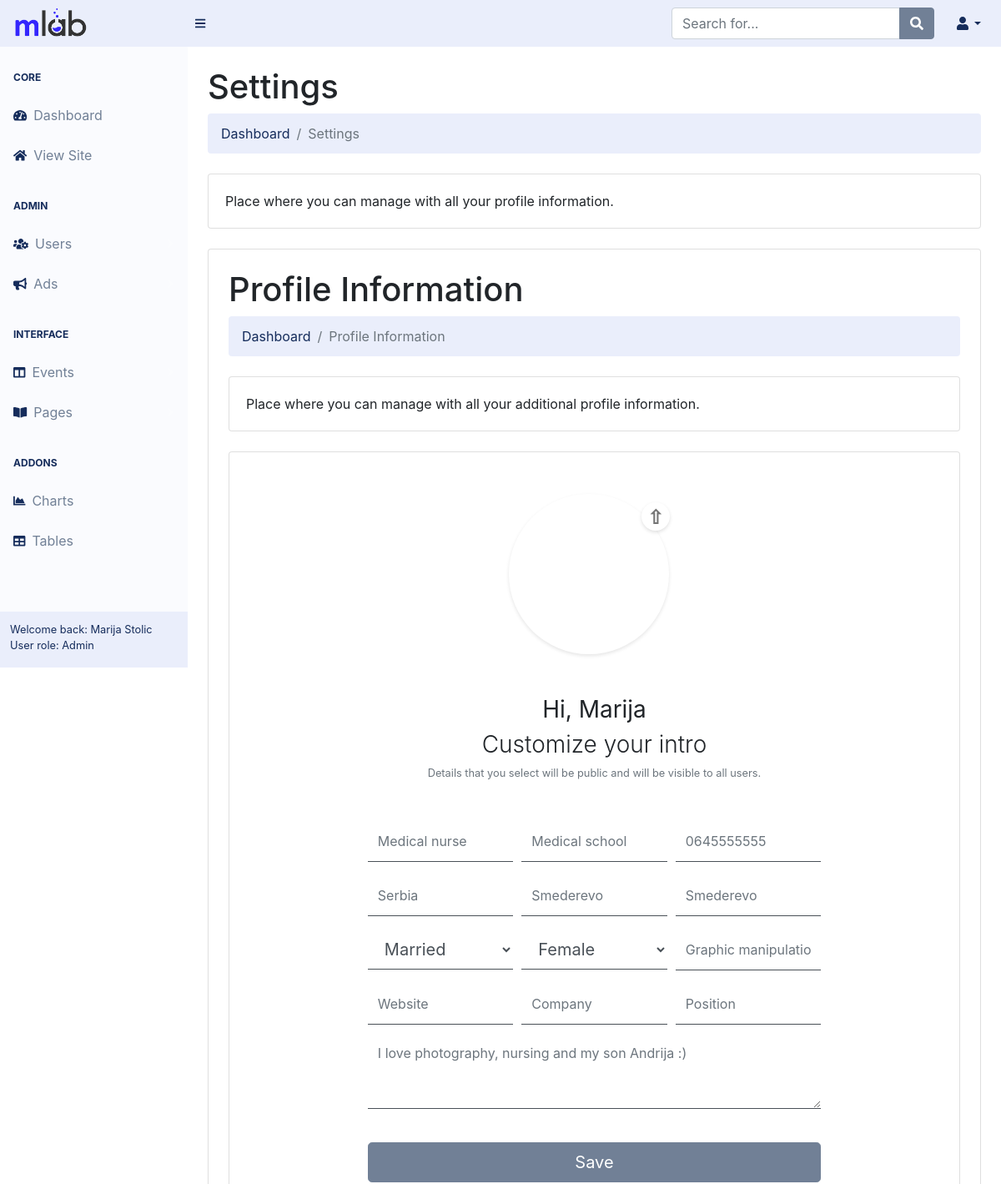
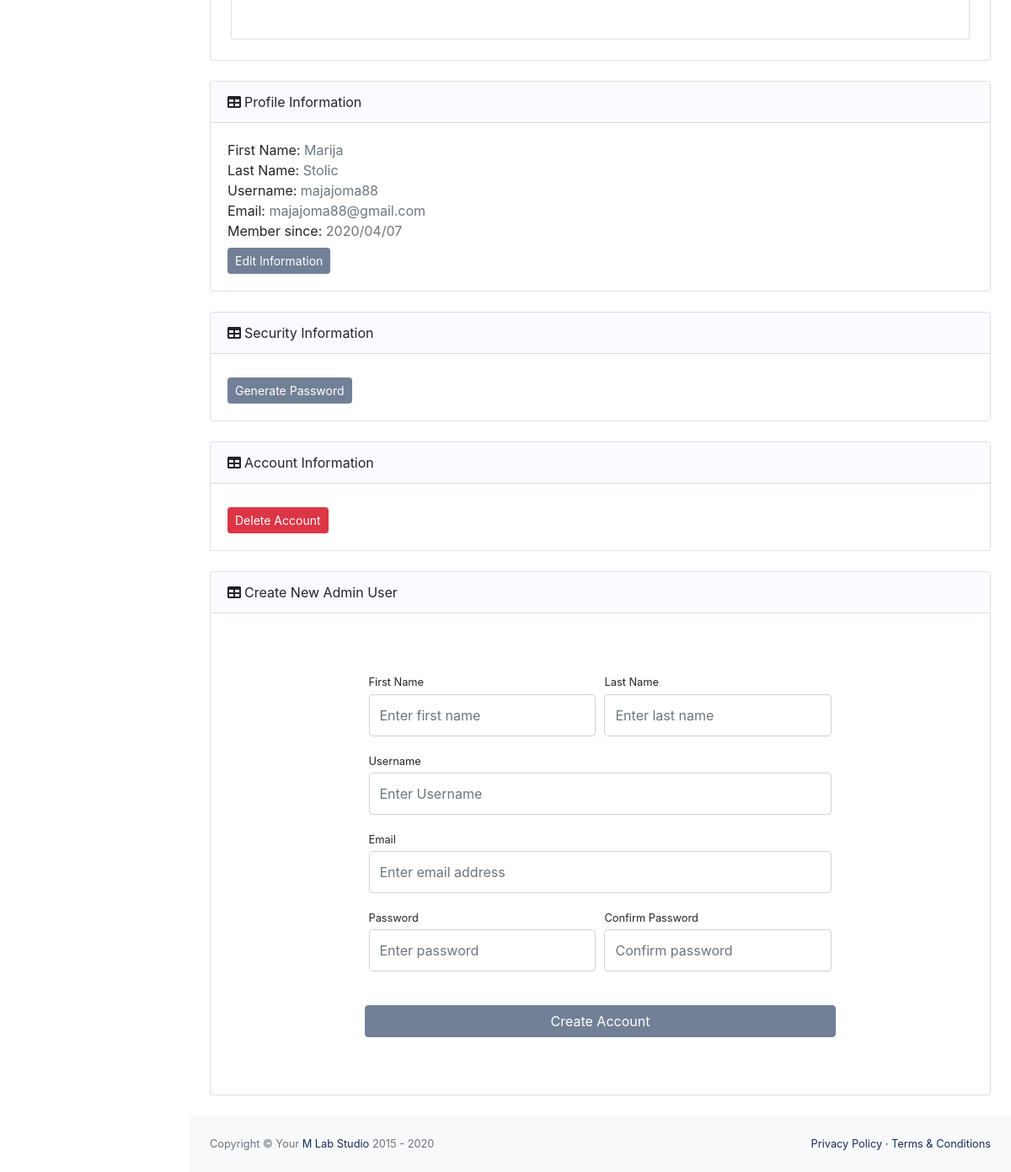
/backend/pages/profile-settings.php (signed in), run on the app's committed database (2 pictures, top to bottom).
### tables this page shows
CREATE TABLE `users` (
  `id` int(255) NOT NULL,
  `fname` varchar(20) NOT NULL,
  `lname` varchar(20) NOT NULL,
  `username` varchar(100) NOT NULL,
  `email` varchar(100) NOT NULL,
  `password` varchar(100) NOT NULL,
  `profile_image` varchar(100) NOT NULL,
  `work` varchar(50) NOT NULL,
  `education` varchar(50) NOT NULL,
  `phone_number` varchar(30) NOT NULL,
  `state` varchar(30) NOT NULL,
  `current_city` varchar(30) NOT NULL,
  `home_town` varchar(30) NOT NULL,
  `relationship_status` varchar(30) NOT NULL,
  `gender` varchar(30) NOT NULL,
  `hobbies` varchar(100) NOT NULL,
  `website` varchar(30) NOT NULL,
  `company` varchar(30) NOT NULL,
  `position` varchar(30) NOT NULL,
  `bio` varchar(250) NOT NULL,
  `date` timestamp NOT NULL DEFAULT current_timestamp(),
  `user_role` int(10) NOT NULL
);

### backend/config/Db.php (called while the page is built)
<?php
$dbhost = 'localhost';
$dbuser = 'root';
$dbpass = '';
$dbname = 'app';
$db = new Database($dbhost, $dbuser, $dbpass, $dbname);

### backend/config/Database.php (called while the page is built, shortened)
<?php
require_once 'Db.php';
class Database
{
    public $connection;
    protected $query;
    public function __construct($dbhost = 'localhost', $dbuser = 'root', $dbpass = '', $dbname = 'app', $charset = 'utf8')
    {
        $this->connection = new mysqli($dbhost, $dbuser, $dbpass, $dbname);
        $this->connection->set_charset($charset);
    }
    public function query($query)
    {
        if ($this->query = $this->connection->prepare($query)) {
            if (func_num_args() > 1) {
                $x = func_get_args();
                $args = array_slice($x, 1);
                $types = '';
                $args_ref = array();
                foreach ($args as $k => &$arg) {
                    if (is_array($args[$k])) {
                        foreach ($args[$k] as $j => &$a) {
                            $types .= $this->_gettype($args[$k][$j]);
                            $args_ref[] = &$a;
                        }
                    } else {
                        $types .= $this->_gettype($args[$k]);
                        $args_ref[] = &$arg;
                    }
                }
                array_unshift($args_ref, $types);
                call_user_func_array(array($this->query, 'bind_param'), $args_ref);
            }
            $this->query->execute();
        } else {
            $this->error('Unable to prepare MySQL statement (check your syntax) - ' . $this->connection->error);
        }
        return $this;
    }
    public function fetchAll($callback = null)
    {
        $params = array();
        $row = array();
        $meta = $this->query->result_metadata();
        while ($field = $meta->fetch_field()) {
            $params[] = &$row[$field->name];
        }
        call_user_func_array(array($this->query, 'bind_result'), $params);
        $result = array();
        while ($this->query->fetch()) {
            $r = array();
            foreach ($row as $key => $val) {
                $r[$key] = $val;
            }
            if ($callback != null && is_callable($callback)) {
                $value = call_user_func($callback, $r);
                if ($value == 'break') break;
            } else {
                $result[] = $r;
            }
        }
        $this->query_closed = TRUE;
        return $result;
    }
    private function _gettype($var)
    {
        if (is_string($var)) return 's';
        if (is_int($var)) return 'i';
        return 'b';
    }
}

### backend/src/templates/template-parts/setting-page/additional-profile-information/additional-profile-information.php (called while the page is built, shortened)
<?php
include 'additional-profile-information-form.php';

### backend/config/Localization.php (called while the page is built, shortened)
<?php
class Localization
{
    static public function localizationString( string $select ): string
    {
        return self::$strings [ $select ] ?? '';
    }
    static private $strings = array(
        'customize'                         => 'Customize your intro',
        'detail_user'                       => 'Details that you select will be public and will be visible to all users.',
        'profile_information'               => 'Profile Information',
        'dashboard_breadcrumb'              => 'Dashboard',
        'profile_information_breadcrumb'    => 'Profile Information',
        'info_additional_information'       => 'Place where you can manage with all your additional profile information.',
        'relationship_status'               => 'Relationship status',
        'single'                            => 'Single',
        'in_relationship'                   => 'In a Relationship',
        'engaded'                           => 'Engaded',
        'married'                           => 'Married',
        'civil_partnership'                 => 'In a civil partnership',
        'domestic_partnership'              => 'In a domestic partnership',
        'open_partnership'                  => 'In a open relationship',
        'complicated'                       => 'It\'s complicated',
        'separated'                         => 'Separated',
        'divorced'                          => 'Divorced',
        'widowed'                           => 'Widowed',
        'gender'                            => 'Gender',
        'male'                              => 'Male',
        'female'                            => 'Female',
        'custom'                            => 'Custom',
        'not_to_say'                        => 'Prefer not to say',
    );
}

### backend/config/Functions.php (called while the page is built, shortened)
<?php
class Functions
{
    public function selectQuery($path, $dataQuery, $index, $placeholderIndex)
    {
        if (!empty($path)) :
            if (!empty($dataQuery[$index])) : return $path.$dataQuery[$index]; else : return $placeholderIndex; endif;
        else :
            if (!empty($dataQuery[$index])) : return $dataQuery[$index]; else : return $placeholderIndex; endif;
        endif;
    }
}
$function = new Functions();

### backend/src/templates/template-parts/setting-page/additional-profile-information/additional-profile-information-form.php (the view, shortened to what this page needs)
<?php
$username = $_SESSION['username'];
$selectAddProfile = $db->query('SELECT profile_image, work, education, phone_number, state, current_city, home_town, relationship_status, gender, hobbies, website, company, position, bio FROM users WHERE username = ?', $username)->fetchAll();
foreach ($selectAddProfile as $profile) {  ?>
<div class="container-fluid">
    <h1 class="mt-4"><?= Localization::localizationString('profile_information') ?></h1>
    <ol class="breadcrumb mb-4">
        <li class="breadcrumb-item"><a href="../../../../../../index.php"><?= Localization::localizationString('dashboard_breadcrumb') ?></a></li>
        <li class="breadcrumb-item active"><?= Localization::localizationString('profile_information_breadcrumb');?></li>
    </ol>
    <div class="card mb-4">
        <div class="card-body"><?= Localization::localizationString('info_additional_information') ?></div>
    </div>
    <div class="card mb-4">
        <div class="container">
            <div class="row justify-content-center">
                <div class="col-lg-8 mb-5">
                    <div class="border-0 rounded-lg mt-5">
                        <form class="md-form" method="post" enctype="multipart/form-data">
                            <?php include '../src/templates/auth/login/login.php'; ?>
                            <div class="container">
                                <div class="avatar-upload">
                                    <div class="avatar-edit">
                                        <label for="imageUpload"></label>
                                    </div>
                                    <div class="avatar-preview">
                                        <div id="imagePreview" style="background-image: url('<?= $function->selectQuery('../pages/assets/img/uploaded_image/', $profile, 'profile_image', '../pages/assets/img/brands/avatar.png') ?>');">
                                        </div>
                                    </div>
                                </div>
                            </div>
                            <h3 class="text-center font-weight-normal">Hi, <?= $_SESSION['fname'] ?></h3>
                            <h3 class="text-center font-weight-light"><?= Localization::localizationString ( 'customize' ); ?></h3>
                            <small id="username" class="text-center form-text text-muted mb-5"><?= Localization::localizationString ( 'detail_user' ); ?></small>
                            <div class="form-row">
                                <div class="col-md-4">
                                    <div class="form-group">
                                        <input class="form-control py-4 bottom-border" id="work" type="text" name="work" placeholder="<?= $function->selectQuery('', $profile, 'work', 'Work') ?>" required/>
                                    </div>
                                </div>
                                <div class="col-md-4">
                                    <div class="form-group">
                                        <input class="form-control py-4 bottom-border" id="education" type="text" name="education" placeholder="<?= $function->selectQuery('', $profile, 'education', 'Education') ?>" required />
                                    </div>
                                </div>
                                <div class="col-md-4">
                                    <div class="form-group">
                                        <input class="form-control py-4 bottom-border" id="phoneNumber" type="tel" name="phoneNumber" placeholder="<?= $function->selectQuery('', $profile, 'phone_number', 'Phone Number') ?>" />
                                    </div>
                                </div>
                            </div>
                            <div class="form-row">
                                <div class="col-md-4">
                                    <div class="form-group">
                                        <input class="form-control py-4 bottom-border" id="state" type="text" name="state" placeholder="<?= $function->selectQuery('', $profile, 'state', 'State') ?>" required />
                                    </div>
                                </div>
                                <div class="col-md-4">
                                    <div class="form-group">
                                        <input class="form-control py-4 bottom-border" id="currentCity" type="text" name="currentCity" placeholder="<?= $function->selectQuery('', $profile, 'current_city', 'Current City') ?>" required />
                                    </div>
                                </div>
                                <div class="col-md-4">
                                    <div class="form-group">
                                        <input class="form-control py-4 bottom-border" id="homeTown" type="text" name="homeTown" placeholder="<?= $function->selectQuery('', $profile, 'home_town', 'Home Town') ?>"  required/>
                                    </div>
                                </div>
                            </div>
                            <div class="form-row">
                                <div class="col-md-4">
                                    <select class="form-control form-control-lg bottom-border" id="relationshipStatus" name="relationshipStatus[]" required>
                                        <option value=""><?= $function->selectQuery('', $profile, 'relationship_status', Localization::localizationString('relationship_status')); ?></option>
                                    </select>
                                </div>
                                <div class="col-md-4">
                                    <select class="form-control form-control-lg bottom-border" id="gender" name="gender[]" required>
                                        <option value=""><?= $function->selectQuery('', $profile, 'gender', Localization::localizationString('gender')); ?></option>
                                    </select>
                                </div>
                                <div class="col-md-4">
                                    <div class="form-group">
                                        <input class="form-control py-4 bottom-border" id="hobbies" type="text" name="hobbies" placeholder="<?= $function->selectQuery('', $profile, 'hobbies', 'Hobbies') ?>" required />
                                    </div>
                                </div>
                            </div>
                            <div class="form-row">
                                <div class="col-md-4">
                                    <div class="form-group">
                                        <input class="form-control py-4 bottom-border" id="website" type="text" name="website" placeholder="<?= $function->selectQuery('', $profile, 'website', 'Website') ?>" />
                                    </div>
                                </div>
                                <div class="col-md-4">
                                    <div class="form-group">
                                        <input class="form-control py-4 bottom-border" id="company" type="text" name="company" placeholder="<?= $function->selectQuery('', $profile, 'company', 'Company') ?>" />
                                    </div>
                                </div>
                                <div class="col-md-4">
                                    <div class="form-group">
                                        <input class="form-control py-4 bottom-border" id="position" type="text" name="position" placeholder="<?= $function->selectQuery('', $profile, 'position', 'Position') ?>" />
                                    </div>
                                </div>
                            </div>
                            <div class="form-row">
                                <div class="col-md-12">
                                    <div class="form-group">
                                        <textarea class="form-control bottom-border" name="bio" rows="3" placeholder="<?= $function->selectQuery('', $profile, 'bio', 'Write something about you...') ?>" required></textarea>
                                    </div>
                                </div>
                            </div>
                            <div class="form-group d-flex align-items-center justify-content-between mt-4 mb-0">
                                <input type="submit" class="btn btn-primary btn-lg btn-block" value="Save" name="additionalSubmit">
                            </div>
                        </form>
                    </div>
                </div>
            </div>
        </div>
    </div>
</div>
<?php }  ?>

### backend/src/templates/template-parts/setting-page/profile-information/profile-information.php (shortened to what this page needs)
<?php
$settings = $db->query('SELECT * FROM users WHERE id = ?', $_SESSION['id'])->fetchAll();
foreach ($settings as $setting) { ?>
    <p class="mb-0">First Name: <span class="text-muted"><?php echo $setting['fname']; ?></span></p>
    <p class="mb-0">Last Name: <span class="text-muted"><?php echo $setting['lname']; ?></span></p>
    <p class="mb-0">Username: <span class="text-muted"><?php echo $setting['username']; ?></span></p>
    <p class="mb-0">Email: <span class="text-muted"><?php echo $setting['email']; ?></span></p>
    <p class="mb-0">Member since: <span class="text-muted"><?php echo strstr(str_replace('-', '/', $setting['date']), ' ', true); ?></span></p>
<?php }

### data on the page
users: work "Medical nurse", education "Medical school", phoneNumber "0645555555", state "Serbia", currentCity "Smederevo", homeTown "Smederevo", relationship_status "Married", gender "Female", hobbies "Graphic manipulation", website "Website", company "Company", position "Position", bio "I love photography, nursing and my son Andrija :)", fname "Marija", lname "Stolic", username "majajoma88", email "majajoma88@gmail.com", date "2020/04/07"

### other printed values
$_SESSION['fname'] "Marija"
$_SESSION['lname'] "Stolic"
$isAdmin = ($_SESSION['user_role'] === 10) ? 'Admin' : 'Customer' "Admin"
